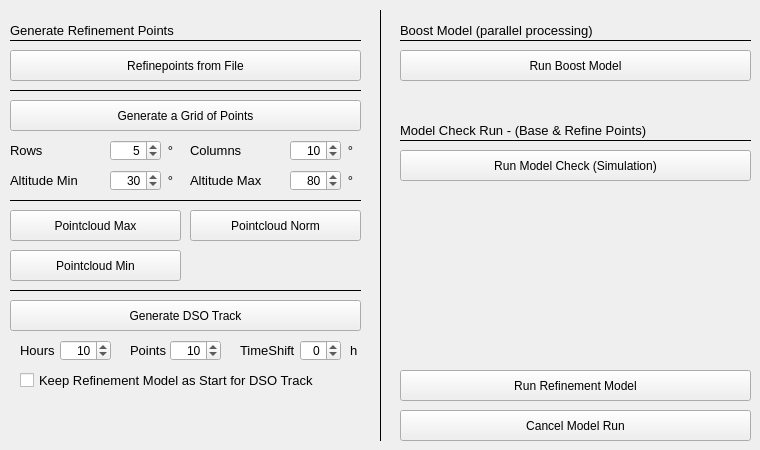
   <widget class="QWidget" name="tab_6">
    <attribute name="title">
     <string>Refinement Model</string>
    </attribute>
    <widget class="QPushButton" name="btn_generateGridPoints">
     <property name="geometry">
      <rect>
       <x>10</x>
       <y>100</y>
       <width>351</width>
       <height>31</height>
      </rect>
     </property>
     <property name="toolTip">
      <string>Generates a regular pattern with 100 stars</string>
     </property>
     <property name="text">
      <string>Generate a Grid of Points</string>
     </property>
    </widget>
    <widget class="QLabel" name="label_108">
     <property name="geometry">
      <rect>
       <x>10</x>
       <y>20</y>
       <width>351</width>
       <height>21</height>
      </rect>
     </property>
     <property name="font">
      <font>
       <pointsize>10</pointsize>
      </font>
     </property>
     <property name="text">
      <string>Generate Refinement Points</string>
     </property>
    </widget>
    <widget class="QLabel" name="label_179">
     <property name="geometry">
      <rect>
       <x>190</x>
       <y>140</y>
       <width>101</width>
       <height>21</height>
      </rect>
     </property>
     <property name="font">
      <font>
       <pointsize>10</pointsize>
      </font>
     </property>
     <property name="text">
      <string>Columns</string>
     </property>
    </widget>
    <widget class="QLabel" name="label_178">
     <property name="geometry">
      <rect>
       <x>10</x>
       <y>140</y>
       <width>91</width>
       <height>21</height>
      </rect>
     </property>
     <property name="font">
      <font>
       <pointsize>10</pointsize>
      </font>
     </property>
     <property name="text">
      <string>Rows</string>
     </property>
    </widget>
    <widget class="QPushButton" name="btn_generateNormalPoints">
     <property name="geometry">
      <rect>
       <x>190</x>
       <y>210</y>
       <width>171</width>
       <height>31</height>
      </rect>
     </property>
     <property name="toolTip">
      <string>Generates a pointcloud with greater circles medium number</string>
     </property>
     <property name="text">
      <string>Pointcloud Norm</string>
     </property>
    </widget>
    <widget class="QPushButton" name="btn_generateMaxPoints">
     <property name="geometry">
      <rect>
       <x>10</x>
       <y>210</y>
       <width>171</width>
       <height>31</height>
      </rect>
     </property>
     <property name="toolTip">
      <string>Generates a pointcloud with greater circles high number</string>
     </property>
     <property name="text">
      <string>Pointcloud Max</string>
     </property>
    </widget>
    <widget class="QDoubleSpinBox" name="numberGridPointsRow">
     <property name="geometry">
      <rect>
       <x>110</x>
       <y>140</y>
       <width>51</width>
       <height>21</height>
      </rect>
     </property>
     <property name="toolTip">
      <string>&lt;html&gt;&lt;head/&gt;&lt;body&gt;&lt;p&gt;Number of rows in the grid build&lt;/p&gt;&lt;/body&gt;&lt;/html&gt;</string>
     </property>
     <property name="alignment">
      <set>Qt::AlignRight|Qt::AlignTrailing|Qt::AlignVCenter</set>
     </property>
     <property name="decimals">
      <number>0</number>
     </property>
     <property name="minimum">
      <double>3.000000000000000</double>
     </property>
     <property name="maximum">
      <double>10.000000000000000</double>
     </property>
     <property name="singleStep">
      <double>1.000000000000000</double>
     </property>
     <property name="value">
      <double>5.000000000000000</double>
     </property>
    </widget>
    <widget class="Line" name="line_34">
     <property name="geometry">
      <rect>
       <x>10</x>
       <y>30</y>
       <width>351</width>
       <height>21</height>
      </rect>
     </property>
     <property name="frameShadow">
      <enum>QFrame::Plain</enum>
     </property>
     <property name="orientation">
      <enum>Qt::Horizontal</enum>
     </property>
    </widget>
    <widget class="QDoubleSpinBox" name="numberGridPointsCol">
     <property name="geometry">
      <rect>
       <x>290</x>
       <y>140</y>
       <width>51</width>
       <height>21</height>
      </rect>
     </property>
     <property name="toolTip">
      <string>&lt;html&gt;&lt;head/&gt;&lt;body&gt;&lt;p&gt;Number of coloms in the grid build&lt;/p&gt;&lt;/body&gt;&lt;/html&gt;</string>
     </property>
     <property name="alignment">
      <set>Qt::AlignRight|Qt::AlignTrailing|Qt::AlignVCenter</set>
     </property>
     <property name="decimals">
      <number>0</number>
     </property>
     <property name="minimum">
      <double>5.000000000000000</double>
     </property>
     <property name="maximum">
      <double>15.000000000000000</double>
     </property>
     <property name="singleStep">
      <double>1.000000000000000</double>
     </property>
     <property name="value">
      <double>10.000000000000000</double>
     </property>
    </widget>
    <widget class="QPushButton" name="btn_runRefinementModel">
     <property name="geometry">
      <rect>
       <x>400</x>
       <y>370</y>
       <width>351</width>
       <height>31</height>
      </rect>
     </property>
     <property name="toolTip">
      <string>Run refinment model</string>
     </property>
     <property name="text">
      <string>Run Refinement Model</string>
     </property>
    </widget>
    <widget class="Line" name="line_26">
     <property name="geometry">
      <rect>
       <x>10</x>
       <y>280</y>
       <width>351</width>
       <height>21</height>
      </rect>
     </property>
     <property name="frameShadow">
      <enum>QFrame::Plain</enum>
     </property>
     <property name="orientation">
      <enum>Qt::Horizontal</enum>
     </property>
    </widget>
    <widget class="QPushButton" name="btn_loadRefinementPoints">
     <property name="geometry">
      <rect>
       <x>10</x>
       <y>50</y>
       <width>351</width>
       <height>31</height>
      </rect>
     </property>
     <property name="toolTip">
      <string>Shows the refinment point of the model point file.</string>
     </property>
     <property name="text">
      <string>Refinepoints from File</string>
     </property>
    </widget>
    <widget class="QPushButton" name="btn_cancelModel2">
     <property name="geometry">
      <rect>
       <x>400</x>
       <y>410</y>
       <width>351</width>
       <height>31</height>
      </rect>
     </property>
     <property name="toolTip">
      <string>&lt;html&gt;&lt;head/&gt;&lt;body&gt;&lt;p&gt;Cancels any model run in the next cycle (next point)&lt;/p&gt;&lt;/body&gt;&lt;/html&gt;</string>
     </property>
     <property name="styleSheet">
      <string notr="true"/>
     </property>
     <property name="text">
      <string>Cancel Model Run</string>
     </property>
    </widget>
    <widget class="QPushButton" name="btn_runCheckModel">
     <property name="geometry">
      <rect>
       <x>400</x>
       <y>150</y>
       <width>351</width>
       <height>31</height>
      </rect>
     </property>
     <property name="toolTip">
      <string>&lt;html&gt;&lt;head/&gt;&lt;body&gt;&lt;p&gt;Runs a analyse cycle without updating the mount model&lt;/p&gt;&lt;/body&gt;&lt;/html&gt;</string>
     </property>
     <property name="text">
      <string>Run Model Check (Simulation)</string>
     </property>
    </widget>
    <widget class="QLabel" name="label_98">
     <property name="geometry">
      <rect>
       <x>400</x>
       <y>120</y>
       <width>351</width>
       <height>21</height>
      </rect>
     </property>
     <property name="font">
      <font>
       <pointsize>10</pointsize>
      </font>
     </property>
     <property name="text">
      <string>Model Check Run - (Base &amp; Refine Points)</string>
     </property>
    </widget>
    <widget class="Line" name="line_32">
     <property name="geometry">
      <rect>
       <x>400</x>
       <y>130</y>
       <width>351</width>
       <height>21</height>
      </rect>
     </property>
     <property name="frameShadow">
      <enum>QFrame::Plain</enum>
     </property>
     <property name="orientation">
      <enum>Qt::Horizontal</enum>
     </property>
    </widget>
    <widget class="Line" name="line_28">
     <property name="geometry">
      <rect>
       <x>10</x>
       <y>80</y>
       <width>351</width>
       <height>21</height>
      </rect>
     </property>
     <property name="frameShadow">
      <enum>QFrame::Plain</enum>
     </property>
     <property name="orientation">
      <enum>Qt::Horizontal</enum>
     </property>
    </widget>
    <widget class="QPushButton" name="btn_generateDSOPoints">
     <property name="geometry">
      <rect>
       <x>10</x>
       <y>300</y>
       <width>351</width>
       <height>31</height>
      </rect>
     </property>
     <property name="toolTip">
      <string>&lt;html&gt;&lt;head/&gt;&lt;body&gt;&lt;p&gt;Generates a given number of refinement points along DSO track for a give time&lt;/p&gt;&lt;/body&gt;&lt;/html&gt;</string>
     </property>
     <property name="text">
      <string>Generate DSO Track</string>
     </property>
    </widget>
    <widget class="Line" name="line_40">
     <property name="geometry">
      <rect>
       <x>370</x>
       <y>10</y>
       <width>21</width>
       <height>431</height>
      </rect>
     </property>
     <property name="frameShadow">
      <enum>QFrame::Plain</enum>
     </property>
     <property name="orientation">
      <enum>Qt::Vertical</enum>
     </property>
    </widget>
    <widget class="Line" name="line_42">
     <property name="geometry">
      <rect>
       <x>10</x>
       <y>190</y>
       <width>351</width>
       <height>21</height>
      </rect>
     </property>
     <property name="frameShadow">
      <enum>QFrame::Plain</enum>
     </property>
     <property name="orientation">
      <enum>Qt::Horizontal</enum>
     </property>
    </widget>
    <widget class="QDoubleSpinBox" name="numberHoursDSO">
     <property name="geometry">
      <rect>
       <x>60</x>
       <y>340</y>
       <width>51</width>
       <height>21</height>
      </rect>
     </property>
     <property name="toolTip">
      <string>&lt;html&gt;&lt;head/&gt;&lt;body&gt;&lt;p&gt;Length of the DSO track in hours.&lt;/p&gt;&lt;/body&gt;&lt;/html&gt;</string>
     </property>
     <property name="alignment">
      <set>Qt::AlignRight|Qt::AlignTrailing|Qt::AlignVCenter</set>
     </property>
     <property name="decimals">
      <number>0</number>
     </property>
     <property name="minimum">
      <double>1.000000000000000</double>
     </property>
     <property name="maximum">
      <double>15.000000000000000</double>
     </property>
     <property name="singleStep">
      <double>1.000000000000000</double>
     </property>
     <property name="value">
      <double>10.000000000000000</double>
     </property>
    </widget>
    <widget class="QLabel" name="label_181">
     <property name="geometry">
      <rect>
       <x>20</x>
       <y>340</y>
       <width>61</width>
       <height>21</height>
      </rect>
     </property>
     <property name="font">
      <font>
       <pointsize>10</pointsize>
      </font>
     </property>
     <property name="text">
      <string>Hours</string>
     </property>
    </widget>
    <widget class="QLabel" name="label_188">
     <property name="geometry">
      <rect>
       <x>130</x>
       <y>340</y>
       <width>61</width>
       <height>21</height>
      </rect>
     </property>
     <property name="font">
      <font>
       <pointsize>10</pointsize>
      </font>
     </property>
     <property name="text">
      <string>Points</string>
     </property>
    </widget>
    <widget class="QDoubleSpinBox" name="numberPointsDSO">
     <property name="geometry">
      <rect>
       <x>170</x>
       <y>340</y>
       <width>51</width>
       <height>21</height>
      </rect>
     </property>
     <property name="toolTip">
      <string>&lt;html&gt;&lt;head/&gt;&lt;body&gt;&lt;p&gt;Number of points in the DSO track for the given time in hours&lt;/p&gt;&lt;/body&gt;&lt;/html&gt;</string>
     </property>
     <property name="alignment">
      <set>Qt::AlignRight|Qt::AlignTrailing|Qt::AlignVCenter</set>
     </property>
     <property name="decimals">
      <number>0</number>
     </property>
     <property name="minimum">
      <double>5.000000000000000</double>
     </property>
     <property name="maximum">
      <double>50.000000000000000</double>
     </property>
     <property name="singleStep">
      <double>1.000000000000000</double>
     </property>
     <property name="value">
      <double>10.000000000000000</double>
     </property>
    </widget>
    <widget class="QLabel" name="label_189">
     <property name="geometry">
      <rect>
       <x>240</x>
       <y>340</y>
       <width>81</width>
       <height>21</height>
      </rect>
     </property>
     <property name="font">
      <font>
       <pointsize>10</pointsize>
      </font>
     </property>
     <property name="text">
      <string>TimeShift</string>
     </property>
    </widget>
    <widget class="QDoubleSpinBox" name="numberHoursPreview">
     <property name="geometry">
      <rect>
       <x>300</x>
       <y>340</y>
       <width>41</width>
       <height>21</height>
      </rect>
     </property>
     <property name="toolTip">
      <string>&lt;html&gt;&lt;head/&gt;&lt;body&gt;&lt;p&gt;Length of the DSO track in hours.&lt;/p&gt;&lt;/body&gt;&lt;/html&gt;</string>
     </property>
     <property name="alignment">
      <set>Qt::AlignRight|Qt::AlignTrailing|Qt::AlignVCenter</set>
     </property>
     <property name="decimals">
      <number>0</number>
     </property>
     <property name="minimum">
      <double>-12.000000000000000</double>
     </property>
     <property name="maximum">
      <double>12.000000000000000</double>
     </property>
     <property name="singleStep">
      <double>1.000000000000000</double>
     </property>
     <property name="value">
      <double>0.000000000000000</double>
     </property>
    </widget>
    <widget class="QCheckBox" name="checkKeepRefinement">
     <property name="geometry">
      <rect>
       <x>20</x>
       <y>370</y>
       <width>341</width>
       <height>20</height>
      </rect>
     </property>
     <property name="font">
      <font>
       <pointsize>10</pointsize>
      </font>
     </property>
     <property name="toolTip">
      <string>If checked, a blind solve would be made (needs internet connection)</string>
     </property>
     <property name="text">
      <string>Keep Refinement Model as Start for DSO Track</string>
     </property>
    </widget>
    <widget class="QLabel" name="label_180">
     <property name="geometry">
      <rect>
       <x>190</x>
       <y>170</y>
       <width>101</width>
       <height>21</height>
      </rect>
     </property>
     <property name="font">
      <font>
       <pointsize>10</pointsize>
      </font>
     </property>
     <property name="text">
      <string>Altitude Max</string>
     </property>
    </widget>
    <widget class="QDoubleSpinBox" name="altitudeMax">
     <property name="geometry">
      <rect>
       <x>290</x>
       <y>170</y>
       <width>51</width>
       <height>21</height>
      </rect>
     </property>
     <property name="toolTip">
      <string>&lt;html&gt;&lt;head/&gt;&lt;body&gt;&lt;p&gt;Number of coloms in the grid build&lt;/p&gt;&lt;/body&gt;&lt;/html&gt;</string>
     </property>
     <property name="alignment">
      <set>Qt::AlignRight|Qt::AlignTrailing|Qt::AlignVCenter</set>
     </property>
     <property name="decimals">
      <number>0</number>
     </property>
     <property name="minimum">
      <double>50.000000000000000</double>
     </property>
     <property name="maximum">
      <double>90.000000000000000</double>
     </property>
     <property name="singleStep">
      <double>5.000000000000000</double>
     </property>
     <property name="value">
      <double>80.000000000000000</double>
     </property>
    </widget>
    <widget class="QDoubleSpinBox" name="altitudeMin">
     <property name="geometry">
      <rect>
       <x>110</x>
       <y>170</y>
       <width>51</width>
       <height>21</height>
      </rect>
     </property>
     <property name="toolTip">
      <string>&lt;html&gt;&lt;head/&gt;&lt;body&gt;&lt;p&gt;Number of rows in the grid build&lt;/p&gt;&lt;/body&gt;&lt;/html&gt;</string>
     </property>
     <property name="alignment">
      <set>Qt::AlignRight|Qt::AlignTrailing|Qt::AlignVCenter</set>
     </property>
     <property name="decimals">
      <number>0</number>
     </property>
     <property name="minimum">
      <double>20.000000000000000</double>
     </property>
     <property name="maximum">
      <double>45.000000000000000</double>
     </property>
     <property name="singleStep">
      <double>5.000000000000000</double>
     </property>
     <property name="value">
      <double>30.000000000000000</double>
     </property>
    </widget>
    <widget class="QLabel" name="label_190">
     <property name="geometry">
      <rect>
       <x>10</x>
       <y>170</y>
       <width>91</width>
       <height>21</height>
      </rect>
     </property>
     <property name="font">
      <font>
       <pointsize>10</pointsize>
      </font>
     </property>
     <property name="text">
      <string>Altitude Min</string>
     </property>
    </widget>
    <widget class="QPushButton" name="btn_runBoostModel">
     <property name="geometry">
      <rect>
       <x>400</x>
       <y>50</y>
       <width>351</width>
       <height>31</height>
      </rect>
     </property>
     <property name="toolTip">
      <string>Run refinment model</string>
     </property>
     <property name="text">
      <string>Run Boost Model</string>
     </property>
    </widget>
    <widget class="Line" name="line_36">
     <property name="geometry">
      <rect>
       <x>400</x>
       <y>30</y>
       <width>351</width>
       <height>21</height>
      </rect>
     </property>
     <property name="frameShadow">
      <enum>QFrame::Plain</enum>
     </property>
     <property name="orientation">
      <enum>Qt::Horizontal</enum>
     </property>
    </widget>
    <widget class="QLabel" name="label_136">
     <property name="geometry">
      <rect>
       <x>400</x>
       <y>20</y>
       <width>341</width>
       <height>21</height>
      </rect>
     </property>
     <property name="font">
      <font>
       <pointsize>10</pointsize>
      </font>
     </property>
     <property name="text">
      <string>Boost Model (parallel processing)</string>
     </property>
    </widget>
    <widget class="QLabel" name="label_137">
     <property name="geometry">
      <rect>
       <x>340</x>
       <y>140</y>
       <width>21</width>
       <height>20</height>
      </rect>
     </property>
     <property name="font">
      <font>
       <pointsize>10</pointsize>
      </font>
     </property>
     <property name="text">
      <string>°</string>
     </property>
     <property name="alignment">
      <set>Qt::AlignCenter</set>
     </property>
     <property name="wordWrap">
      <bool>false</bool>
     </property>
    </widget>
    <widget class="QLabel" name="label_144">
     <property name="geometry">
      <rect>
       <x>340</x>
       <y>170</y>
       <width>21</width>
       <height>20</height>
      </rect>
     </property>
     <property name="font">
      <font>
       <pointsize>10</pointsize>
      </font>
     </property>
     <property name="text">
      <string>°</string>
     </property>
     <property name="alignment">
      <set>Qt::AlignCenter</set>
     </property>
     <property name="wordWrap">
      <bool>false</bool>
     </property>
    </widget>
    <widget class="QLabel" name="label_202">
     <property name="geometry">
      <rect>
       <x>160</x>
       <y>140</y>
       <width>21</width>
       <height>20</height>
      </rect>
     </property>
     <property name="font">
      <font>
       <pointsize>10</pointsize>
      </font>
     </property>
     <property name="text">
      <string>°</string>
     </property>
     <property name="alignment">
      <set>Qt::AlignCenter</set>
     </property>
     <property name="wordWrap">
      <bool>false</bool>
     </property>
    </widget>
    <widget class="QLabel" name="label_203">
     <property name="geometry">
      <rect>
       <x>160</x>
       <y>170</y>
       <width>21</width>
       <height>20</height>
      </rect>
     </property>
     <property name="font">
      <font>
       <pointsize>10</pointsize>
      </font>
     </property>
     <property name="text">
      <string>°</string>
     </property>
     <property name="alignment">
      <set>Qt::AlignCenter</set>
     </property>
     <property name="wordWrap">
      <bool>false</bool>
     </property>
    </widget>
    <widget class="QPushButton" name="btn_generateMinPoints">
     <property name="geometry">
      <rect>
       <x>10</x>
       <y>250</y>
       <width>171</width>
       <height>31</height>
      </rect>
     </property>
     <property name="toolTip">
      <string>Generates a pointcloud with greater circles medium number</string>
     </property>
     <property name="text">
      <string>Pointcloud Min</string>
     </property>
    </widget>
    <widget class="QLabel" name="label_204">
     <property name="geometry">
      <rect>
       <x>350</x>
       <y>340</y>
       <width>16</width>
       <height>21</height>
      </rect>
     </property>
     <property name="font">
      <font>
       <pointsize>10</pointsize>
      </font>
     </property>
     <property name="text">
      <string>h</string>
     </property>
    </widget>
   </widget>
